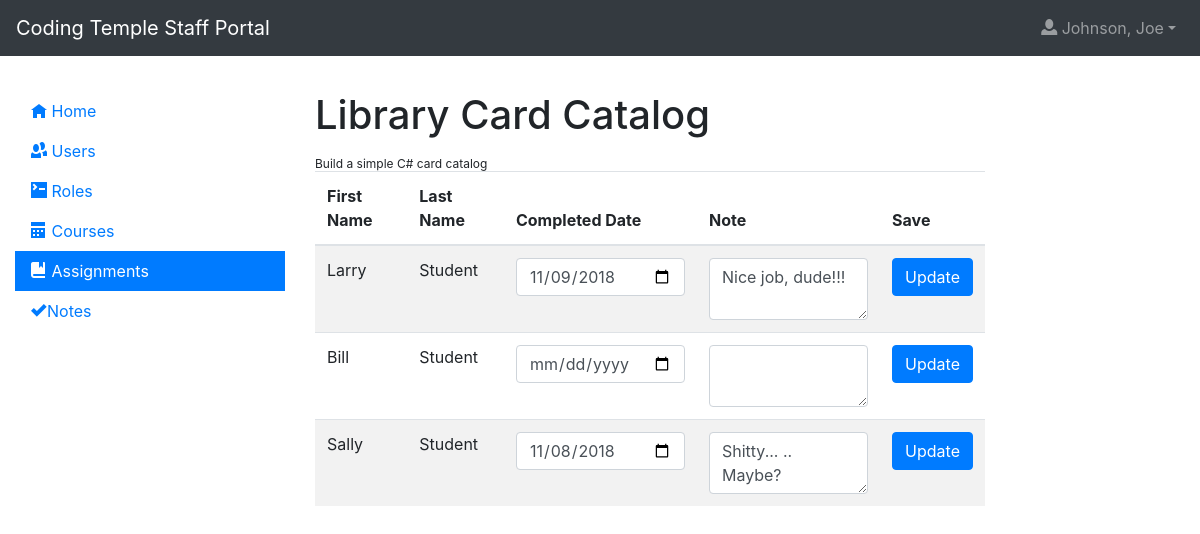
Screenshot of /assignments/userassignments?id=1 (signed in) with the database file from the repository.
### app/models.py (models this page shows, shortened)
class TimestampMixin(object):
    created = db.Column(
        db.DateTime, nullable=False, default=datetime.utcnow)
    updated = db.Column(db.DateTime, default=datetime.utcnow, onupdate=datetime.utcnow)

class User(UserMixin, TimestampMixin, db.Model):
  id = db.Column(db.Integer, primary_key=True)
  f_name = db.Column(db.String)
  preferred_name = db.Column(db.String)
  l_name = db.Column(db.String)
  image = db.Column(db.String, default='http://placehold.it/400x900&text=Image')
  email = db.Column(db.String, index=True, unique=True)
  bio = db.Column(db.String, default = 'Enter a bio')
  password_hash = db.Column(db.String)
  roles = db.relationship('Role', secondary=userRole, lazy='subquery', backref=db.backref('users', lazy=True))
  contact_phone = db.Column(db.String, nullable=True)
  personal_website = db.Column(db.String, nullable=True)
  street_address = db.Column(db.String, nullable=True)
  city = db.Column(db.String, nullable=True)
  state = db.Column(db.String, nullable=True)
  postal_code = db.Column(db.String, nullable=True)
  linkedin_url = db.Column(db.String, nullable=True)
  github_name = db.Column(db.String, nullable=True)
  twitter_name = db.Column(db.String, nullable=True)
  employment_histories = db.relationship('EmploymentHistory', backref='user', lazy=True)

class Assignment(TimestampMixin, db.Model):
  id = db.Column(db.Integer, primary_key=True)
  name = db.Column(db.String)
  description = db.Column(db.String)
  due_date = db.Column(db.DateTime, index=True)
  course_id = db.Column(db.Integer, db.ForeignKey('course.id'))
  course = db.relationship('Course', backref='assignments', lazy='subquery')

class UserAssignment(TimestampMixin, db.Model):
    user_id = db.Column(db.Integer, db.ForeignKey('user.id'), primary_key=True)
    assignment_id = db.Column(db.Integer, db.ForeignKey('assignment.id'), primary_key=True)
    completed_date = db.Column(db.DateTime, nullable=True)
    note = db.Column(db.String, nullable=True)
    user = db.relationship('User', lazy='subquery', backref=db.backref('user_assignments', lazy='dynamic'))
    assignment = db.relationship('Assignment', lazy='subquery', backref=db.backref('user_assignments', lazy='dynamic'))

### app/blueprints/assignments/__init__.py (the view)
@assignments.route('/userassignments', methods=['GET'])
@login_required
@authorize
def userassignments():
  id = int(request.args.get('id'))
  assignment = Assignment.query.get(id)
  for user_course in assignment.course.user_courses:
    emptyAssignment = next((obj for obj in assignment.user_assignments if obj.user_id==user_course.user_id), None)
    if emptyAssignment is None:
      emptyAssignment = UserAssignment(assignment_id = id, user_id=user_course.user_id)
      db.session.add(emptyAssignment)
      db.session.commit()
  context = {
      'assignment': assignment,
  }
  return render_template('assignments/userassignments.html', **context)

### app/models.py (called while the page is built)
@login.user_loader
def load_user(id):
  return User.query.get(int(id))

### app/blueprints/assignments/templates/assignments/userassignments.html (shortened to what this page needs)
{% extends 'layout.html' %}
{% block app_content %}
    <h1>{{assignment.name}}</h1>
    <sub>{{assignment.description}}</sub>
    <table class="table table-striped">
        <thead>
            <tr>
                <th>First Name</th>
                <th>Last Name</th>
                <th>Completed Date</th>
                <th>Note</th>
                <th>Save</th>
            </tr>
        </thead>
        <tbody>
            {% for user_assignment in assignment.user_assignments %}
                <tr>
                    <td>{{ user_assignment.user.f_name }}</td>
                    <td>{{ user_assignment.user.l_name }}</td>
                    <td>
                        <input type="date" class="form-control completed_date_{{user_assignment.user_id}}" name="completed_date_{{user_assignment.user_id}}" value="{{user_assignment.completed_date.strftime('%Y-%m-%d') if user_assignment.completed_date else ''}}" />
                    </td>
                    <td><textarea class='form-control note_{{user_assignment.user_id}}' name="note_{{user_assignment.user_id}}">{{ user_assignment.note or '' }}</textarea></td>
                    <td><button class="btn btn-primary" onclick="update(event, {{user_assignment.user_id}})">Update</button></td>
                </tr>
            {% endfor %}
        </tbody>
    </table>
{% endblock %}

### app/templates/includes/navigation.html (shortened to what this page needs)
<nav class="navbar navbar-expand-lg sticky-top navbar-dark bg-dark">
  <a class="navbar-brand" href="{{ url_for('index') }}">Coding Temple Staff Portal</a>
  <div class="collapse navbar-collapse" id="navbarSupportedContent">
    <ul class="navbar-nav ml-auto">
        {% if not current_user.is_authenticated %}
          <li class="nav-item">
            <a class="nav-link" href="{{ url_for('account.login') }}"><span class="oi oi-account-login"></span> Login</a>
          </li>
          <li class="nav-item">
            <a class="nav-link" href="{{ url_for('account.register') }}"><span class="oi oi-thumb-up"></span> Register</a>
          </li>
        {% else %}
          <li class="nav-item dropdown">
            <a class="nav-link dropdown-toggle" data-toggle="dropdown" href="#" role="button" aria-haspopup="true" aria-expanded="false"><span class="oi oi-person" title="person" aria-hidden="true"></span> {{ "{}, {}".format(current_user.l_name, current_user.f_name) }}</a>
          </li>
        {% endif %}
    </ul>
  </div>
</nav>

### app/static/css/main.css (style rules this page uses)
#sidebar-1 a, .navbar { border-radius: 0; }

### rows the page displays
User: l_name+f_name "Johnson, Joe"
Assignment: name "Library Card Catalog", description "Build a simple C# card catalog"
UserAssignment: user.f_name "Larry", user.l_name "Student", completed_date "11/09/2018", user_id "Nice job, dude!!!"
UserAssignment: user.f_name "Bill", user.l_name "Student"
UserAssignment: user.f_name "Sally", user.l_name "Student", completed_date "11/08/2018", user_id "Shitty... .. Maybe?"
